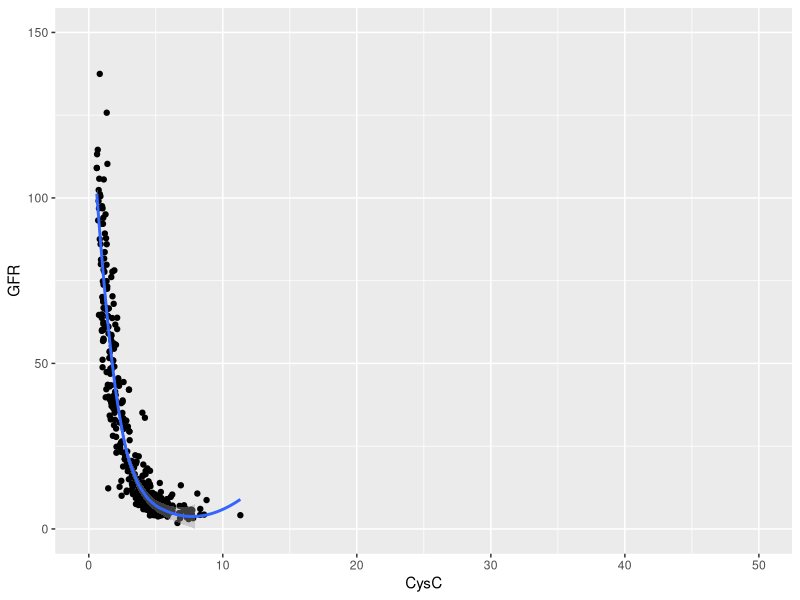
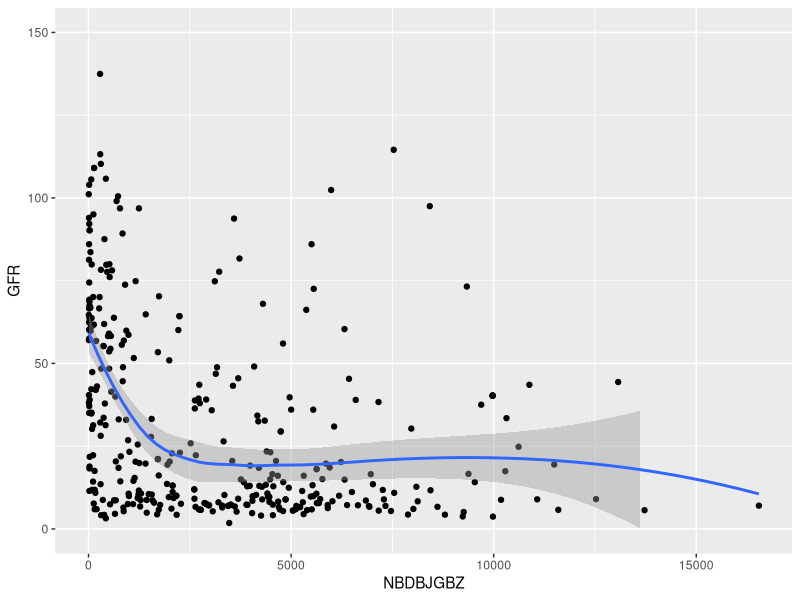
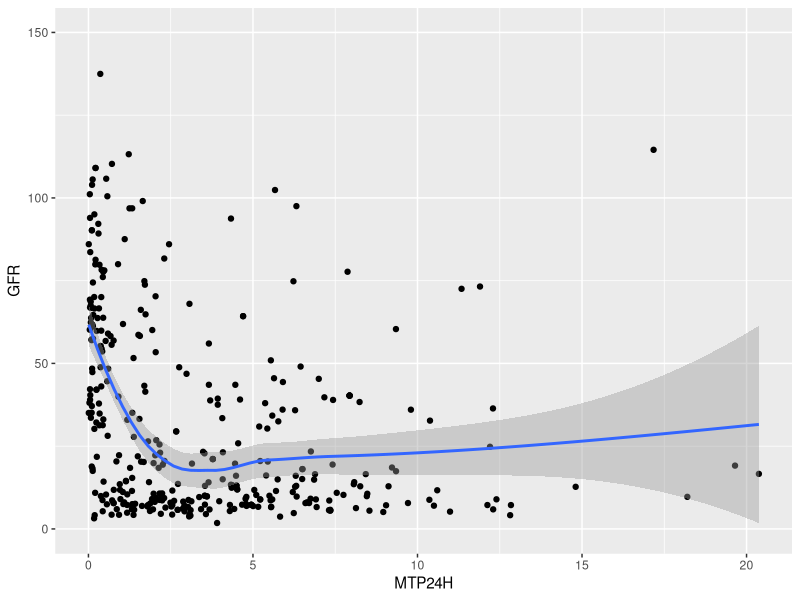

R code for these plots, in order:
library(dplyr)
library(readr)
library(ggplot2)
patient_index_data <- read_csv("./hospital.csv")


###NBDBJGBZ CysC MTP24H
patient_data <- patient_index_data %>% 
  mutate(ageEffect = if_else(gender == '男', 1, 0.742)) %>% 
  mutate(GFR =  30849 * (CRE^(-1.154)) * (age^(-0.203)) * ageEffect) %>% 
  mutate(GFR_CLASS = case_when(
    GFR >= 90 ~ "正常",
    GFR >= 60 & GFR <90 ~ "轻度下降",
    GFR >= 30 & GFR <60 ~ "中度下降",
    GFR >= 15 & GFR <30 ~ "重度度下降",
    GFR <15             ~ "肾衰竭",
    TRUE                ~ "未知"
    
  ))



#CysC GFR
CysC_GFR_plot <- patient_data %>% 
  select(CysC, GFR) %>% 
  filter(is.na(CysC) != TRUE, is.na(GFR) != TRUE)

ggplot(CysC_GFR_plot, aes(CysC, GFR)) + 
  geom_point() + 
xlim(0, 50) + ylim(0, 150)+
geom_smooth()



#NBDBJGBZ GFR
NBDBJGBZ_GFR_plot <- patient_data %>% 
  select(NBDBJGBZ, GFR) %>% 
  filter(is.na(NBDBJGBZ) != TRUE, is.na(GFR) != TRUE)

ggplot(NBDBJGBZ_GFR_plot, aes(NBDBJGBZ, GFR)) + 
  geom_point() + 
  #xlim(0, 50) + 
    ylim(0, 150)+
  geom_smooth()



#MTP24H GFR
MTP24H_GFR_plot <- patient_data %>% 
  select(MTP24H, GFR) %>% 
  filter(is.na(MTP24H) != TRUE, is.na(GFR) != TRUE)

ggplot(MTP24H_GFR_plot, aes(MTP24H, GFR)) + 
  geom_point() + 
  #xlim(0, 50) + 
  ylim(0, 150)+
  geom_smooth()
